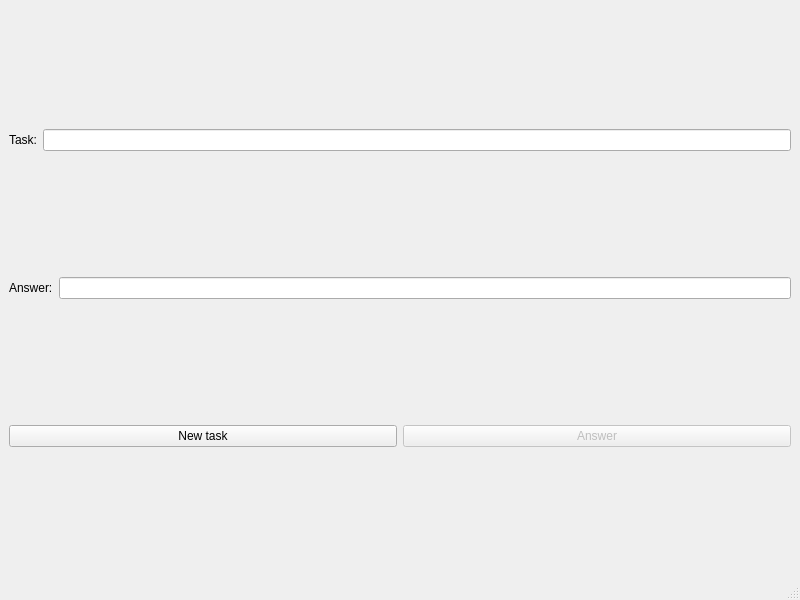
<?xml version="1.0" encoding="UTF-8"?>
<ui version="4.0">
 <class>LlmMathQuiz</class>
 <widget class="QMainWindow" name="LlmMathQuiz">
  <property name="geometry">
   <rect>
    <x>0</x>
    <y>0</y>
    <width>800</width>
    <height>600</height>
   </rect>
  </property>
  <property name="windowTitle">
   <string>LlmMathQuiz</string>
  </property>
  <widget class="QWidget" name="centralwidget">
   <layout class="QVBoxLayout" name="verticalLayout">
    <item>
     <layout class="QHBoxLayout" name="horizontalLayout_2">
      <item>
       <widget class="QLabel" name="label">
        <property name="text">
         <string>Task:</string>
        </property>
       </widget>
      </item>
      <item>
       <widget class="QLineEdit" name="e_task">
        <property name="readOnly">
         <bool>true</bool>
        </property>
       </widget>
      </item>
     </layout>
    </item>
    <item>
     <layout class="QHBoxLayout" name="horizontalLayout">
      <item>
       <widget class="QLabel" name="label_2">
        <property name="text">
         <string>Answer:</string>
        </property>
       </widget>
      </item>
      <item>
       <widget class="QLineEdit" name="e_answer">
        <property name="readOnly">
         <bool>true</bool>
        </property>
       </widget>
      </item>
     </layout>
    </item>
    <item>
     <layout class="QHBoxLayout" name="horizontalLayout_3">
      <item>
       <widget class="QPushButton" name="b_new">
        <property name="text">
         <string>New task</string>
        </property>
       </widget>
      </item>
      <item>
       <widget class="QPushButton" name="b_answer">
        <property name="enabled">
         <bool>false</bool>
        </property>
        <property name="text">
         <string>Answer</string>
        </property>
       </widget>
      </item>
     </layout>
    </item>
   </layout>
  </widget>
  <widget class="QMenuBar" name="menubar">
   <property name="geometry">
    <rect>
     <x>0</x>
     <y>0</y>
     <width>800</width>
     <height>21</height>
    </rect>
   </property>
  </widget>
  <widget class="QStatusBar" name="statusbar"/>
 </widget>
 <resources/>
 <connections/>
</ui>
